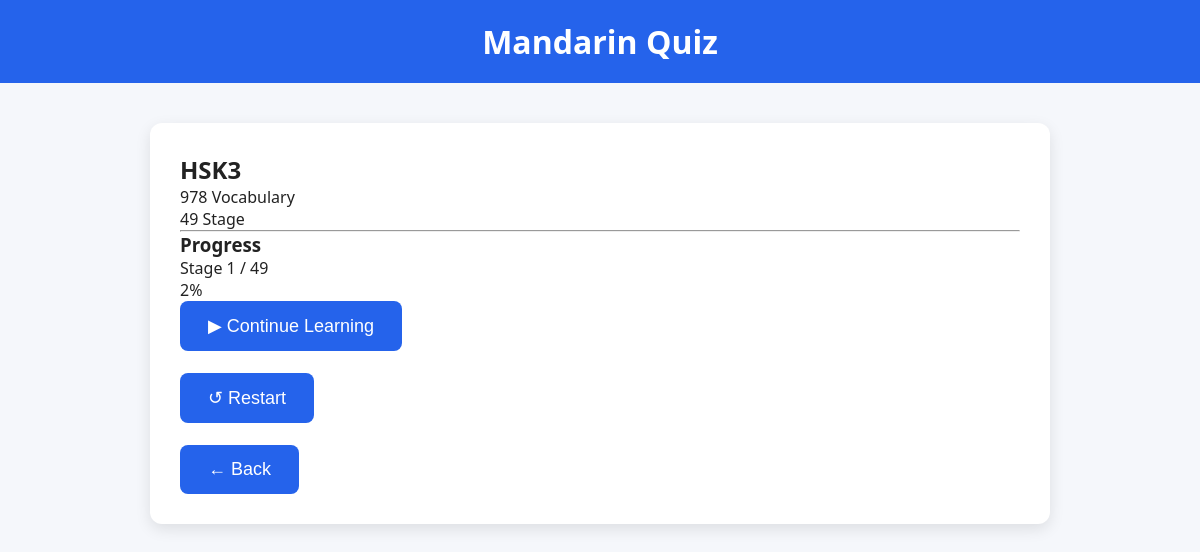
Screenshot of /deck/3/ with the database file from the repository.
### database/models.py (models this page shows, shortened)
class Deck(models.Model):
    name = models.CharField(max_length=50, unique=True)
    description = models.TextField(blank=True)
    stage_size = models.PositiveIntegerField(default=20)
    mastery_target = models.PositiveIntegerField(default=80)

class LearningSession(models.Model):
    deck = models.OneToOneField(
        Deck,
        on_delete=models.CASCADE
    )
    current_stage = models.PositiveIntegerField(default=1)
    total_stage = models.PositiveIntegerField(default=0)
    created_at = models.DateTimeField(auto_now_add=True)
    last_played = models.DateTimeField(auto_now=True)
    last_vocabulary = models.ForeignKey(
    Vocabulary,
    on_delete=models.SET_NULL,
    null=True,
    blank=True
    )

### database/views.py (the view)
def deck_detail(request, deck_id):
    deck = get_object_or_404(
        Deck,
        id=deck_id
    )
    total_vocab = deck.vocabularies.count()
    total_stage = ceil(
        total_vocab / deck.stage_size
    )
    session = LearningSession.objects.filter(
        deck=deck
    ).first()
    progress_percent = 0
    if session:
        progress_percent = round(
            (
                session.current_stage
                /
                session.total_stage
            ) * 100
        )
    return render(
        request,
        "deck_detail.html",
        {
            "deck": deck,
            "session": session,
            "total_vocab": total_vocab,
            "total_stage": total_stage,
            "progress_percent": progress_percent
        }
    )

### templates/deck_detail.html (shortened to what this page needs)
{% extends "database/base.html" %}
{% block content %}
<h2>
    {{ deck.name }}
</h2>
<p>
    {{ total_vocab }} Vocabulary
</p>
<p>
    {{ total_stage }} Stage
</p>
<hr>
{% if session %}
    <h3>
        Progress
    </h3>
    <p>
        Stage
        {{ session.current_stage }}
        /
        {{ session.total_stage }}
    </p>
    <p>
        {{ progress_percent }}%
    </p>
    <a href="{% url 'quiz' %}">
        <button>
            ▶ Continue Learning
        </button>
    </a>
    <br><br>
    <a href="{% url 'start_quiz' deck.id %}">
        <button>
            ↺ Restart
        </button>
    </a>
{% endif %}
<br><br>
<a href="{% url 'home' %}">
    <button>
        ← Back
    </button>
</a>
{% endblock %}

### static/css/style.css (style rules this page uses)
* { margin:0; padding:0; box-sizing:border-box; }
body { font-family:Segoe UI,sans-serif; background:#f5f7fb; color:#222; }
button { cursor:pointer; border:none; background:#2563eb; color:white; padding:14px 28px; border-radius:8px; font-size:18px; min-height:48px; }

### rows the page displays
Deck: name "HSK3"
LearningSession: current_stage "1", total_stage "49"

### other values shown
{{ total_vocab }} "978"
{{ total_stage }} "49"
{{ progress_percent }} "2"
